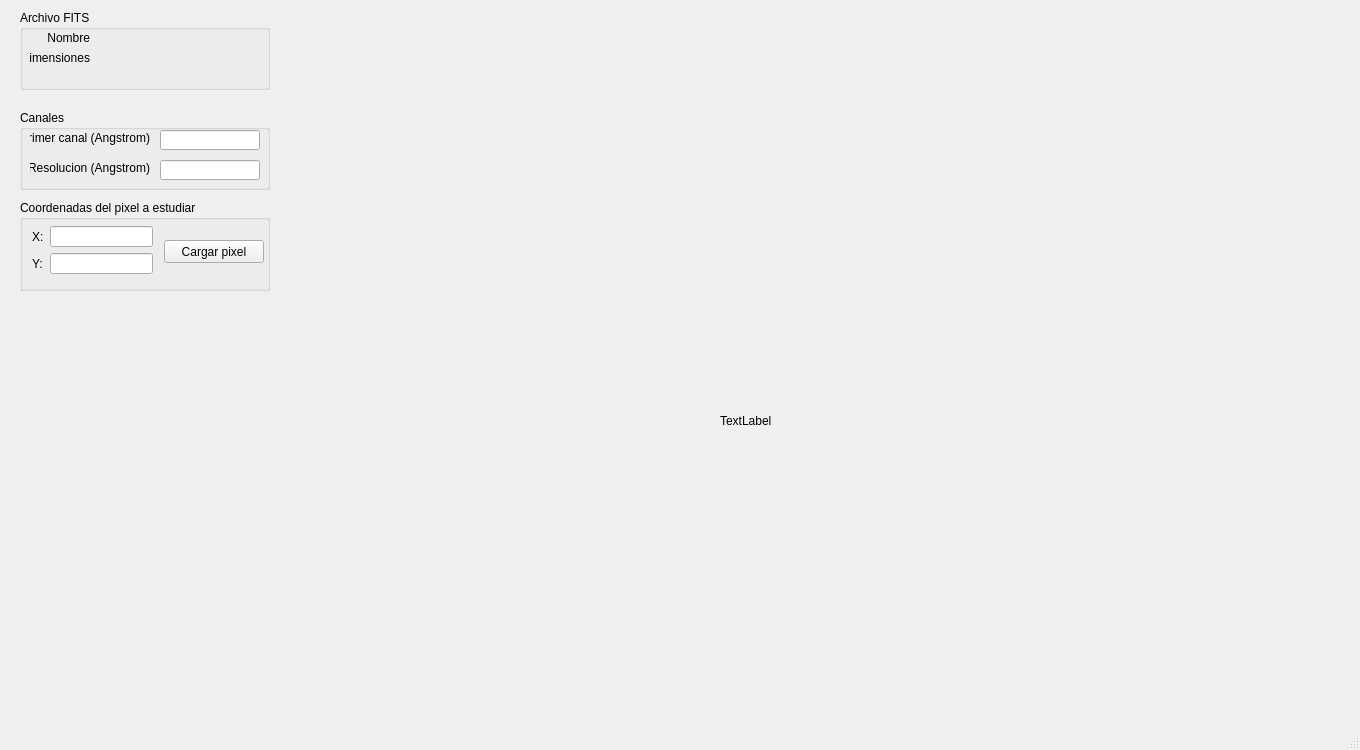
<?xml version="1.0" encoding="UTF-8"?>
<ui version="4.0">
 <class>MainWindow</class>
 <widget class="QMainWindow" name="MainWindow">
  <property name="geometry">
   <rect>
    <x>0</x>
    <y>0</y>
    <width>1360</width>
    <height>750</height>
   </rect>
  </property>
  <property name="windowTitle">
   <string>MainWindow</string>
  </property>
  <widget class="QWidget" name="centralwidget">
   <widget class="QLabel" name="label_6">
    <property name="geometry">
     <rect>
      <x>720</x>
      <y>320</y>
      <width>401</width>
      <height>201</height>
     </rect>
    </property>
    <property name="text">
     <string>TextLabel</string>
    </property>
   </widget>
   <widget class="QGroupBox" name="groupBox">
    <property name="geometry">
     <rect>
      <x>20</x>
      <y>200</y>
      <width>250</width>
      <height>91</height>
     </rect>
    </property>
    <property name="title">
     <string>Coordenadas del pixel a estudiar</string>
    </property>
    <widget class="QPushButton" name="boton_CargarPixel">
     <property name="geometry">
      <rect>
       <x>144</x>
       <y>40</y>
       <width>100</width>
       <height>23</height>
      </rect>
     </property>
     <property name="maximumSize">
      <size>
       <width>16777215</width>
       <height>23</height>
      </size>
     </property>
     <property name="text">
      <string>Cargar pixel</string>
     </property>
    </widget>
    <widget class="QWidget" name="">
     <property name="geometry">
      <rect>
       <x>12</x>
       <y>26</y>
       <width>121</width>
       <height>48</height>
      </rect>
     </property>
     <layout class="QFormLayout" name="formLayout">
      <item row="0" column="0">
       <widget class="QLabel" name="label_2">
        <property name="text">
         <string>X:</string>
        </property>
       </widget>
      </item>
      <item row="0" column="1">
       <widget class="QLineEdit" name="pixel_x"/>
      </item>
      <item row="1" column="0">
       <widget class="QLabel" name="label_3">
        <property name="text">
         <string>Y:</string>
        </property>
       </widget>
      </item>
      <item row="1" column="1">
       <widget class="QLineEdit" name="pixel_y"/>
      </item>
     </layout>
    </widget>
   </widget>
   <widget class="QGroupBox" name="groupBox_2">
    <property name="enabled">
     <bool>true</bool>
    </property>
    <property name="geometry">
     <rect>
      <x>20</x>
      <y>10</y>
      <width>250</width>
      <height>80</height>
     </rect>
    </property>
    <property name="title">
     <string>Archivo FITS</string>
    </property>
    <widget class="QLabel" name="label_5">
     <property name="geometry">
      <rect>
       <x>10</x>
       <y>40</y>
       <width>60</width>
       <height>16</height>
      </rect>
     </property>
     <property name="text">
      <string>Dimensiones</string>
     </property>
     <property name="alignment">
      <set>Qt::AlignRight|Qt::AlignTrailing|Qt::AlignVCenter</set>
     </property>
    </widget>
    <widget class="QLabel" name="labelDimensionesArchivo">
     <property name="enabled">
      <bool>true</bool>
     </property>
     <property name="geometry">
      <rect>
       <x>100</x>
       <y>40</y>
       <width>100</width>
       <height>16</height>
      </rect>
     </property>
     <property name="text">
      <string/>
     </property>
    </widget>
    <widget class="QLabel" name="label_4">
     <property name="geometry">
      <rect>
       <x>10</x>
       <y>20</y>
       <width>60</width>
       <height>16</height>
      </rect>
     </property>
     <property name="text">
      <string>Nombre</string>
     </property>
     <property name="alignment">
      <set>Qt::AlignRight|Qt::AlignTrailing|Qt::AlignVCenter</set>
     </property>
    </widget>
    <widget class="QLabel" name="labelNombreArchivo">
     <property name="enabled">
      <bool>true</bool>
     </property>
     <property name="geometry">
      <rect>
       <x>100</x>
       <y>20</y>
       <width>100</width>
       <height>16</height>
      </rect>
     </property>
     <property name="text">
      <string/>
     </property>
    </widget>
   </widget>
   <widget class="QGroupBox" name="groupBox_3">
    <property name="geometry">
     <rect>
      <x>20</x>
      <y>110</y>
      <width>250</width>
      <height>80</height>
     </rect>
    </property>
    <property name="title">
     <string>Canales</string>
    </property>
    <widget class="QLabel" name="label">
     <property name="geometry">
      <rect>
       <x>10</x>
       <y>20</y>
       <width>120</width>
       <height>16</height>
      </rect>
     </property>
     <property name="text">
      <string>Primer canal (Angstrom)</string>
     </property>
     <property name="alignment">
      <set>Qt::AlignRight|Qt::AlignTrailing|Qt::AlignVCenter</set>
     </property>
    </widget>
    <widget class="QLabel" name="label_7">
     <property name="geometry">
      <rect>
       <x>10</x>
       <y>50</y>
       <width>120</width>
       <height>16</height>
      </rect>
     </property>
     <property name="text">
      <string>Resolucion (Angstrom)</string>
     </property>
     <property name="alignment">
      <set>Qt::AlignRight|Qt::AlignTrailing|Qt::AlignVCenter</set>
     </property>
    </widget>
    <widget class="QLineEdit" name="lineEdit">
     <property name="geometry">
      <rect>
       <x>140</x>
       <y>20</y>
       <width>100</width>
       <height>20</height>
      </rect>
     </property>
    </widget>
    <widget class="QLineEdit" name="lineEdit_2">
     <property name="geometry">
      <rect>
       <x>140</x>
       <y>50</y>
       <width>100</width>
       <height>20</height>
      </rect>
     </property>
    </widget>
   </widget>
  </widget>
  <widget class="QMenuBar" name="menubar">
   <property name="geometry">
    <rect>
     <x>0</x>
     <y>0</y>
     <width>1360</width>
     <height>21</height>
    </rect>
   </property>
  </widget>
  <widget class="QStatusBar" name="statusbar"/>
 </widget>
 <resources/>
 <connections/>
</ui>
